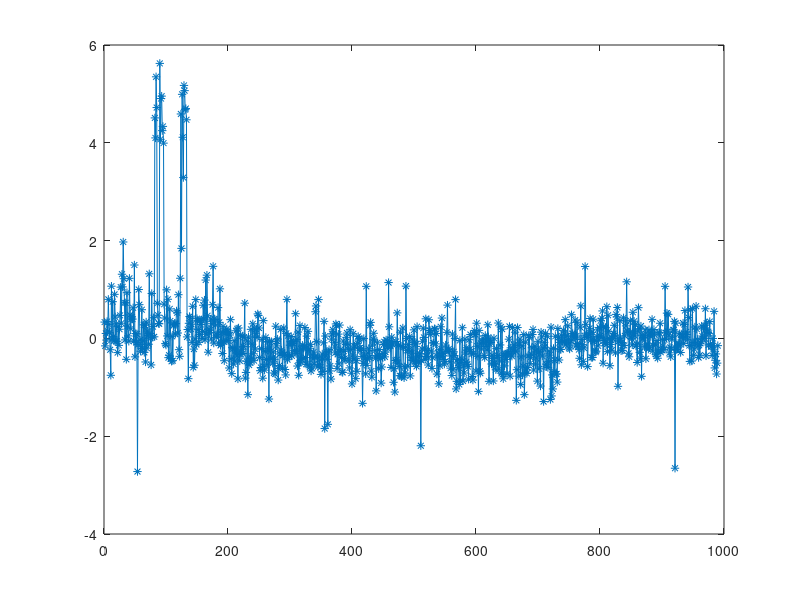
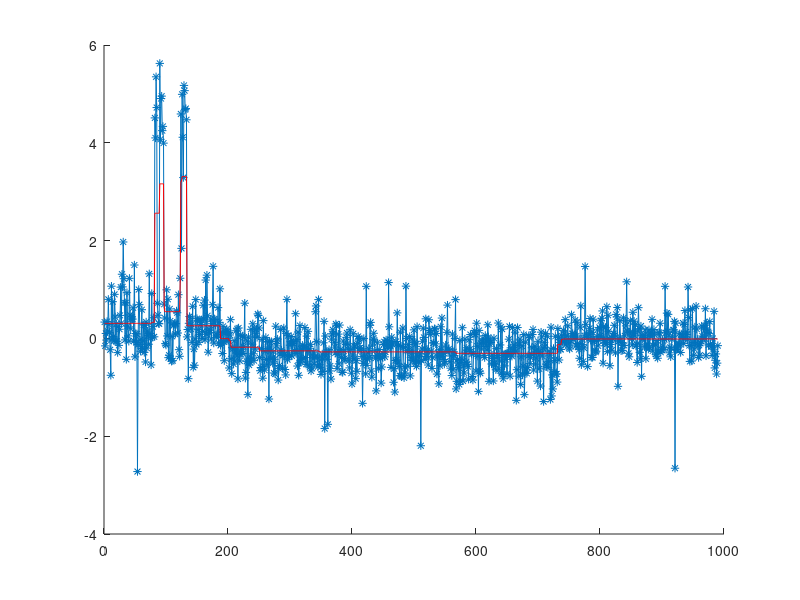

The MATLAB script that drew these images, in order: (Note: this script raises an error after producing the figures.)
%%%%%%%%%%%%%%%%%%%%%%%%%%%%%%%%%%%%%%%%%%%%%%%%%%%%%%%%%%%%%%%%%%%%%%%%%%%%%%
% Example 1: ADMM for fused lasso
%%%%%%%%%%%%%%%%%%%%%%%%%%%%%%%%%%%%%%%%%%%%%%%%%%%%%%%%%%%%%%%%%%%%%%%%%%%%%%

% same data set as for homework 4
y = dlmread('cgh.txt');
n = numel(y);

plot(y, '-*')

D = zeros(n-1, n);

for i = 1:n-1
    D(i,i) = -1;
    D(i,i+1) = +1;
end

%%% ADMM

w = zeros(n- 1, 1);
z = zeros(n-1, 1);
f = zeros(n, 1);

rho = 100;

M = (rho * (D' * D) + eye(n));

L = chol(M); %norm(L' * L - M)

%%%
maxiter = 1000;
lambda = 5;
soft = @(x, t) (abs(x) >= t) .* (x - sign(x) * t);
diffadj = @(x) [-x(1); -diff(x); x(end)]; % for efficient implementation of D' * vector

res_primal = zeros(maxiter, 1);
res_dual = zeros(maxiter, 1);
iter = 0;
t0 = tic;
while iter < maxiter
   
    % update f
    rhs = y + (rho * diffadj(z - w));
    
    f = L \ (L' \ rhs);
    
    % update z
    
    Df = diff(f);
    
    zold = z;
    z = soft(Df + w, lambda/rho);
    
    % update w 
    
    w = w + Df - z;
    
    iter = iter + 1;
    
    %%% monitor convergence
    res_primal(iter) = norm(Df - z); 
    res_dual(iter) = rho * norm(diffadj(z - zold));

end
t1 = toc(t0);

figure 
hold on
plot(y, '-*')
plot(f, '-r')

0.5 * norm(y - f).^2 + lambda * norm(diff(f), 1)

cvx_begin
variable fcvx(n)
minimize 0.5* sum((y - fcvx).^2) + lambda*norm(D*fcvx, 1)
cvx_end

norm(fcvx - f, Inf)

%%%%%%%%%%%%%%%%%%%%%%%%%%%%%%%%%%%%%%%%%%%%%%%%%%%%%%%%%%%%%%%%%%%%%%%%%
% Example 2: Quantile Regression via Dykstra's algorithm 
%%%%%%%%%%%%%%%%%%%%%%%%%%%%%%%%%%%%%%%%%%%%%%%%%%%%%%%%%%%%%%%%%%%%%%%%%

n = 1000;
d = 20;
X = randn(n, d);
beta = rand(d, 1);
err = 0.2 * trnd(2, 1000, 1);
y = X * beta + err;

beta_ls = X \ y;

%%% QR estimator
tau = 0.5;

[U,~,~] = svd(X, 'econ');

%%% dykstra's algorithm
eta = zeros(n, 1);
maxiter = 1000;
tol = 1E-5;
iter = 0;

while iter < maxiter
    
    toproj = (eta - (-y));
    
    w = zeros(n, 1);
    
    while true
        x = (toproj - w) - U * (U' * (toproj - w));
        z = x + w;
        z(z > tau) = tau;
        z(z < (tau-1)) = tau-1;
        w = w + x - z;
        if norm(x - z) < tol
           break; 
        end
    end
    
    eta = z;
    iter
    iter = iter + 1;
    
end

cvx_begin
variable etacvx(n)
minimize dot(-y,etacvx)
subject to
X' * etacvx == 0
etacvx <= tau * ones(n, 1)
etacvx >= (tau-1) * ones(n,1) 
cvx_end

dot(-y,x)
%norm(x - etacvx, 'Inf')




